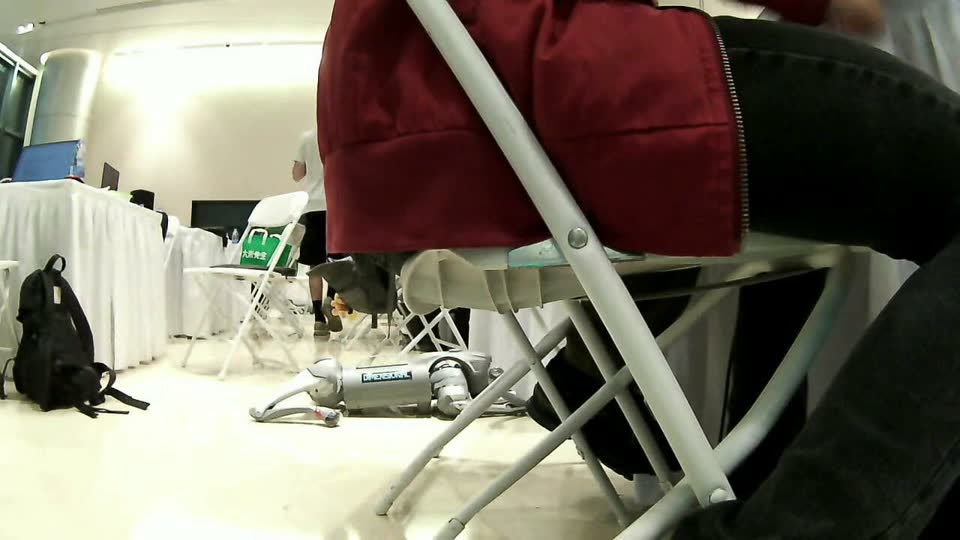
#> input picture artifacts/replay_run/frames/frame_0002.jpg, 960 x 540 px; its folder holds only this picture in this run
$ python go2_trace_replay.py --input-video ../artifacts/replay_run/frames/frame_0002.jpg
#> lines starting #> are read from the running program, lines starting #| are printed output that depends on the picture
### scripts/go2_find_colored_target.py
from __future__ import annotations

import argparse
import json
import re
import shutil
import time
from dataclasses import dataclass
from pathlib import Path
from typing import Any

import numpy as np
from PIL import Image

try:
    from dimos.agents.mcp.mcp_adapter import McpAdapter
except ModuleNotFoundError:  # Offline replay mode can run without DimOS installed.
    McpAdapter = None  # type: ignore[assignment]


JSON = dict[str, Any]
SCORE_WEIGHTS = {
    "goal_alignment": 0.28,
    "information_gain": 0.27,
    "progress": 0.25,
    "clearance": 0.15,
    "not_stuck": 0.05,
    "execution_cost": -0.05,
}
TARGET_COLORS = ("red", "blue", "yellow", "green")
SAFE_CANDIDATE_LIMITS = {
    "forward": 0.14,
    "turn": 0.20,
    "duration": 0.55,
}


@dataclass(frozen=True)
class ColorDetection:
    color: str
    found: bool
    area_ratio: float = 0.0
    center_x: float = 0.0
    center_y: float = 0.0
    bbox: tuple[int, int, int, int] | None = None
    confidence: float = 0.0


def _clamp(value: float, low: float = 0.0, high: float = 1.0) -> float:
    return max(low, min(high, value))


def _score(features: JSON) -> float:
    return round(
        0.10
        + SCORE_WEIGHTS["goal_alignment"] * features["goal_alignment"]
        + SCORE_WEIGHTS["information_gain"] * features["information_gain"]
        + SCORE_WEIGHTS["progress"] * features["progress"]
        + SCORE_WEIGHTS["clearance"] * (1.0 - features["obstacle_risk"])
        + SCORE_WEIGHTS["not_stuck"] * (1.0 - features["stuck_risk"])
        + SCORE_WEIGHTS["execution_cost"] * features["execution_cost"],
        4,
    )


# [18 lines left out: functions _call_tool_text, _extract_saved_path, not called in this run]


def _color_mask(rgb: np.ndarray, color: str) -> np.ndarray:
    # The Go2 camera tends to tint the whole frame green. HSV saturation keeps
    # the detector focused on real colored objects rather than the color cast.
    hsv = np.asarray(Image.fromarray(rgb).convert("HSV"))
    h = hsv[:, :, 0]
    s = hsv[:, :, 1]
    v = hsv[:, :, 2]

    if color == "red":
        return ((h < 15) | (h > 235)) & (s > 70) & (v > 70)
    if color == "blue":
        return (h > 135) & (h < 180) & (s > 55) & (v > 55)
    if color == "yellow":
        return (h > 25) & (h < 50) & (s > 80) & (v > 80)
    if color == "green":
        return (h > 65) & (h < 105) & (s > 80) & (v > 55)
    raise ValueError(f"Unsupported color: {color}")


def _best_component(mask: np.ndarray, *, prefer_floor: bool = True) -> tuple[np.ndarray, np.ndarray]:
    height, width = mask.shape
    seen = np.zeros(mask.shape, dtype=bool)
    best_y: list[int] = []
    best_x: list[int] = []
    best_score = 0.0

    for start_y, start_x in np.argwhere(mask):
        y0 = int(start_y)
        x0 = int(start_x)
        if seen[y0, x0]:
            continue

        stack = [(y0, x0)]
        seen[y0, x0] = True
        ys: list[int] = []
        xs: list[int] = []
        while stack:
            y, x = stack.pop()
            ys.append(y)
            xs.append(x)
            for ny in (y - 1, y, y + 1):
                if ny < 0 or ny >= height:
                    continue
                for nx in (x - 1, x, x + 1):
                    if nx < 0 or nx >= width or seen[ny, nx] or not mask[ny, nx]:
                        continue
                    seen[ny, nx] = True
                    stack.append((ny, nx))

        score = float(len(xs))
        if prefer_floor and xs:
            center_y = (float(np.mean(ys)) - height / 2.0) / (height / 2.0)
            # The hackathon target cubes sit on the floor. This discounts large
            # red clothing/skin/background blobs in the upper half of the image
            # without hard-cropping the frame.
            floor_weight = _clamp((center_y + 0.20) / 1.20, 0.05, 1.0)
            score *= 0.15 + floor_weight

        if score > best_score:
            best_score = score
            best_y = ys
            best_x = xs

    return np.asarray(best_y), np.asarray(best_x)


def _detect_color(image_path: Path, color: str) -> ColorDetection:
    image = Image.open(image_path).convert("RGB")
    rgb = np.asarray(image)
    height, width = rgb.shape[:2]
    mask = _color_mask(rgb, color)

    # Ignore tiny sensor/noise speckles by requiring a small but real colored blob.
    ys, xs = _best_component(mask)
    area_ratio = float(len(xs)) / float(width * height)
    if len(xs) < 80 or area_ratio < 0.00025:
        return ColorDetection(color=color, found=False)

    min_x, max_x = int(xs.min()), int(xs.max())
    min_y, max_y = int(ys.min()), int(ys.max())
    center_x_px = float(xs.mean())
    center_y_px = float(ys.mean())
    center_x = (center_x_px - width / 2.0) / (width / 2.0)
    center_y = (center_y_px - height / 2.0) / (height / 2.0)
    confidence = _clamp(area_ratio / 0.018)
    return ColorDetection(
        color=color,
        found=True,
        area_ratio=round(area_ratio, 5),
        center_x=round(center_x, 4),
        center_y=round(center_y, 4),
        bbox=(min_x, min_y, max_x, max_y),
        confidence=round(confidence, 4),
    )


def _detect_scene(image_path: Path, target: str, unsafe_colors: set[str]) -> JSON:
    detections = {color: _detect_color(image_path, color) for color in TARGET_COLORS}
    target_detection = detections[target]
    unsafe_hits = [detections[color] for color in unsafe_colors if detections[color].found]
    unsafe_risk = 0.0
    if unsafe_hits:
        for hit in unsafe_hits:
            centered = 1.0 - min(1.0, abs(hit.center_x))
            close = _clamp(hit.area_ratio / 0.018)
            unsafe_risk = max(unsafe_risk, 0.20 + 0.55 * centered + 0.25 * close)
    distractors = [
        detection
        for color, detection in detections.items()
        if color != target and detection.found and color not in unsafe_colors
    ]
    strongest_distractor = max(distractors, key=lambda d: d.area_ratio, default=None)
    return {
        "target": _detection_json(target_detection),
        "colors": {color: _detection_json(detection) for color, detection in detections.items()},
        "unsafe_risk": round(_clamp(unsafe_risk), 4),
        "strongest_distractor": (
            _detection_json(strongest_distractor) if strongest_distractor is not None else None
        ),
    }


def _detection_json(detection: ColorDetection | None) -> JSON | None:
    if detection is None:
        return None
    return {
        "color": detection.color,
        "found": detection.found,
        "area_ratio": detection.area_ratio,
        "center_x": detection.center_x,
        "center_y": detection.center_y,
        "bbox": detection.bbox,
        "confidence": detection.confidence,
    }


def _candidate_features(scene: JSON, candidate_id: str) -> JSON:
    target = scene["target"]
    target_found = bool(target["found"])
    x = float(target["center_x"]) if target_found else 0.0
    area = float(target["area_ratio"]) if target_found else 0.0
    centered = _clamp(1.0 - abs(x) * 1.8) if target_found else 0.0
    unsafe_risk = float(scene["unsafe_risk"])
    close_enough = target_found and abs(x) <= 0.18 and area >= 0.020

    if candidate_id == "turn_left":
        alignment = _clamp(0.20 + max(0.0, -x) * 1.20) if target_found else 0.62
        return {
            "goal_alignment": alignment,
            "information_gain": 0.72 if not target_found else _clamp(0.35 + abs(x)),
            "progress": 0.30 if target_found else 0.22,
            "obstacle_risk": 0.04,
            "stuck_risk": 0.03,
            "execution_cost": 0.12,
        }
    if candidate_id == "turn_right":
        alignment = _clamp(0.20 + max(0.0, x) * 1.20) if target_found else 0.62
        return {
            "goal_alignment": alignment,
            "information_gain": 0.72 if not target_found else _clamp(0.35 + abs(x)),
            "progress": 0.30 if target_found else 0.22,
            "obstacle_risk": 0.04,
            "stuck_risk": 0.03,
            "execution_cost": 0.12,
        }
    if candidate_id == "forward_small":
        return {
            "goal_alignment": centered if target_found else 0.08,
            "information_gain": 0.34 if target_found else 0.12,
            "progress": 0.82 if target_found and centered > 0.60 else 0.18,
            "obstacle_risk": _clamp(unsafe_risk + (0.28 if not target_found else 0.0)),
            "stuck_risk": 0.08 if unsafe_risk < 0.35 else 0.18,
            "execution_cost": 0.08,
        }
    if candidate_id == "stop_capture":
        return {
            "goal_alignment": 0.96 if close_enough else (0.35 if target_found else 0.10),
            "information_gain": 0.18,
            "progress": 0.92 if close_enough else 0.0,
            "obstacle_risk": 0.01,
            "stuck_risk": 0.01,
            "execution_cost": 0.20,
        }
    raise ValueError(f"Unknown candidate: {candidate_id}")


def _reason(scene: JSON, candidate_id: str, selected: bool) -> str:
    target = scene["target"]
    if not target["found"]:
        return "scan candidate while target is not visible"
    x = float(target["center_x"])
    if candidate_id == "turn_left":
        return "turns target toward image center" if x < -0.10 else "target is not left enough"
    if candidate_id == "turn_right":
        return "turns target toward image center" if x > 0.10 else "target is not right enough"
    if candidate_id == "forward_small":
        if scene["unsafe_risk"] > 0.35:
            return "forward progress penalized by unsafe color near path"
        return "safe forward progress when target is centered"
    if candidate_id == "stop_capture":
        return "success condition reached" if selected else "only useful once target is centered and close"
    return ""


def _build_candidates(scene: JSON) -> list[JSON]:
    definitions = [
        ("turn_left", {"turn": -SAFE_CANDIDATE_LIMITS["turn"], "duration": 0.45}),
        ("turn_right", {"turn": SAFE_CANDIDATE_LIMITS["turn"], "duration": 0.45}),
        (
            "forward_small",
            {"forward": SAFE_CANDIDATE_LIMITS["forward"], "duration": SAFE_CANDIDATE_LIMITS["duration"]},
        ),
        ("stop_capture", {"seconds": 0.5}),
    ]
    scored: list[tuple[JSON, float]] = []
    for candidate_id, params in definitions:
        features = _candidate_features(scene, candidate_id)
        scored.append(
            (
                {
                    "id": candidate_id,
                    "action": "wait" if candidate_id == "stop_capture" else "move_joystick",
                    "params": params,
                    "features": features,
                    "reason_hint": "",
                },
                _score(features),
            )
        )
    best_id = max(scored, key=lambda pair: pair[1])[0]["id"]
    candidates = []
    for candidate, _ in scored:
        candidate["reason_hint"] = _reason(scene, str(candidate["id"]), candidate["id"] == best_id)
        candidates.append(candidate)
    return candidates


def _observation_summary(scene: JSON, target: str) -> JSON:
    target_detection = scene["target"]
    return {
        "pose": {"x": 0.0, "y": 0.0, "yaw_degrees": 0.0},
        "costmap_summary": {
            "min_clearance_m": None,
            "unknown_area_ratio": None,
            "frontier_count": None,
            "blocked_ahead": scene["unsafe_risk"] > 0.45,
        },
        "visual_summary": {
            "target_label": target,
            "target_confidence": target_detection["confidence"],
            "target_bearing_degrees": round(float(target_detection["center_x"]) * 45.0, 2)
            if target_detection["found"]
            else None,
            "target_area_ratio": target_detection["area_ratio"],
            "unsafe_color_risk": scene["unsafe_risk"],
            "strongest_distractor": scene["strongest_distractor"],
        },
        "navigation_state": {
            "localized": True,
            "stuck_probability": 0.05,
            "active_goal": f"find_{target}_block",
        },
    }


def _write_json(path: Path, data: JSON) -> None:
    path.parent.mkdir(parents=True, exist_ok=True)
    path.write_text(json.dumps(data, indent=2, sort_keys=True) + "\n")


def _write_step_artifacts(
    *,
    step_dir: Path,
    run_id: str,
    step_index: int,
    frame_path: Path,
    target: str,
    scene: JSON,
    candidates: list[JSON],
    selected: JSON,
    scores: list[float],
    executed: bool,
    execution_result: str | None,
) -> None:
    step_dir.mkdir(parents=True, exist_ok=True)
    copied_frame = step_dir / "camera_frame.jpg"
    try:
        shutil.copy2(frame_path, copied_frame)
    except OSError:
        copied_frame = frame_path

    task = {
        "human_goal": f"find the {target} block and avoid unsafe colored markers",
        "goal_representation": {
            "type": "host_interpreted_visual_goal",
            "target_label": target,
            "unsafe_markers": "configured_by_host",
        },
    }
    observation = _observation_summary(scene, target)
    score_info = {
        "schema_version": 1,
        "run_id": run_id,
        "step_index": step_index,
        "embodiment": "unitree_go2",
        "host_runtime": "dimos-mcp-local-router",
        "input_source": "live_camera_color_detector",
        "task": task,
        "observation_summary": observation,
    }
    score_info_artifact = {
        "provider": "transparent-go2-color-target-score",
        "capability": "score",
        "score_info": score_info,
        "action_candidates": candidates,
    }
    candidate_scores = {
        "schema_version": 1,
        "run_id": run_id,
        "step_index": step_index,
        "scores": [
            {
                "candidate_id": candidate["id"],
                "score": score,
                "features": candidate["features"],
                "reason": candidate["reason_hint"],
            }
            for candidate, score in zip(candidates, scores)
        ],
        "selected_candidate_id": selected["id"],
        "lower_is_better": False,
        "weights": SCORE_WEIGHTS,
    }
    selected_action = {
        "schema_version": 1,
        "run_id": run_id,
        "step_index": step_index,
        "selected_candidate_id": selected["id"],
        "action": selected["action"],
        "params": selected["params"],
        "execute_with": "host_runtime:dimos-mcp",
        "worldforge_executes_robot": False,
    }
    outcome = {
        "schema_version": 1,
        "run_id": run_id,
        "step_index": step_index,
        "executed": executed,
        "execution_result": execution_result,
        "outcome_after_execution": {
            "target_confidence": scene["target"]["confidence"],
            "target_area_ratio": scene["target"]["area_ratio"],
            "unsafe_color_risk": scene["unsafe_risk"],
            "manual_intervention": False,
        },
    }
    manifest = {
        "schema_version": 1,
        "run_id": run_id,
        "step_index": step_index,
        "goal": task["human_goal"],
        "artifacts": {
            "camera_frame": str(copied_frame),
            "score_info": "score_info.json",
            "observation_summary": "observation_summary.json",
            "candidate_scores": "candidate_scores.json",
            "selected_action": "selected_action.json",
            "outcome_after_execution": "outcome_after_execution.json",
        },
        "safety_boundary": {
            "worldforge_executes_robot": False,
            "host_executes_selected_action": executed,
            "motion_limits": SAFE_CANDIDATE_LIMITS,
        },
    }
    report = "\n".join(
        [
            f"# Step {step_index}: {task['human_goal']}",
            "",
            f"Frame: `{copied_frame}`",
            f"Target found: `{scene['target']['found']}` confidence `{scene['target']['confidence']}`",
            f"Unsafe color risk: `{scene['unsafe_risk']}`",
            "",
            "## Candidates",
            *[
                f"- `{item['candidate_id']}` score `{item['score']}`: {item['reason']}"
                for item in candidate_scores["scores"]
            ],
            "",
            f"Selected: `{selected['id']}`",
            f"Executed: `{executed}`",
            f"Execution result: `{execution_result}`",
            "",
        ]
    )

    _write_json(step_dir / "score_info.json", score_info_artifact)
    _write_json(step_dir / "observation_summary.json", observation)
    _write_json(step_dir / "venue_input.json", {
        "schema_version": 1,
        "embodiment": "unitree_go2",
        "host_runtime": "dimos-mcp-local-router",
        "task": task,
        "observation_summary": observation,
        "candidates": candidates,
    })
    _write_json(step_dir / "candidate_scores.json", candidate_scores)
    _write_json(step_dir / "selected_action.json", selected_action)
    _write_json(step_dir / "outcome_after_execution.json", outcome)
    _write_json(step_dir / "run_manifest.json", manifest)
    (step_dir / "report.md").write_text(report)


# [126 lines left out: functions run_demo, parse_args, not called in this run]


# [2 lines that do not run on import are left out]

### scripts/go2_trace_replay.py
from __future__ import annotations

import argparse
import shutil
import subprocess
import sys
from pathlib import Path

from PIL import Image, ImageDraw

from go2_find_colored_target import (
    _build_candidates,
    _detect_scene,
    _score,
    _write_json,
    _write_step_artifacts,
)


def _run(command: list[str]) -> None:
    result = subprocess.run(command, text=True, capture_output=True, check=False)
    if result.returncode != 0:
        raise RuntimeError(
            f"Command failed: {' '.join(command)}\nSTDOUT:\n{result.stdout}\nSTDERR:\n{result.stderr}"
        )


def _annotate_frame(
    *,
    image_path: Path,
    output_path: Path,
    target: str,
    unsafe_colors: set[str],
    scene: dict,
    candidates: list[dict],
    scores: list[float],
    selected: dict,
    frame_index: int,
) -> None:
    image = Image.open(image_path).convert("RGB")
    draw = ImageDraw.Draw(image)
    colors = {
        "red": (255, 64, 64),
        "green": (0, 255, 96),
        "blue": (64, 140, 255),
        "yellow": (255, 220, 0),
    }

    displayed_colors = {target, *unsafe_colors}
    for color, detection in scene["colors"].items():
        if color not in displayed_colors:
            continue
        if not detection["found"] or not detection["bbox"]:
            continue
        draw.rectangle(detection["bbox"], outline=colors[color], width=4)
        x0, y0, _, _ = detection["bbox"]
        draw.text(
            (x0, max(0, y0 - 22)),
            f"{color} conf={detection['confidence']}",
            fill=colors[color],
        )

    panel_h = 146
    draw.rectangle((0, 0, image.width, panel_h), fill=(0, 0, 0))
    draw.text(
        (14, 12),
        f"WorldForge Trace Replay: target={target} | score candidate futures | keep robot host-owned",
        fill=(255, 255, 255),
    )
    draw.text(
        (14, 42),
        "green/red/blue/yellow detections become observation_summary.visual_summary",
        fill=(230, 230, 230),
    )
    draw.text(
        (14, 68),
        f"frame={frame_index:02d} target_found={scene['target']['found']} "
        f"x={scene['target']['center_x']} conf={scene['target']['confidence']} "
        f"unsafe_risk={scene['unsafe_risk']}",
        fill=(255, 255, 255),
    )
    y = 96
    for candidate, score in zip(candidates, scores):
        chosen = candidate["id"] == selected["id"]
        suffix = " SELECTED" if chosen else ""
        draw.text(
            (14, y),
            f"{candidate['id']}: {score}{suffix}",
            fill=(255, 235, 64) if chosen else (220, 220, 220),
        )
        y += 18

    output_path.parent.mkdir(parents=True, exist_ok=True)
    image.save(output_path, quality=92)


def run(args: argparse.Namespace) -> int:
    input_video = Path(args.input_video).expanduser()
    if not input_video.is_file():
        raise RuntimeError(f"Input video not found: {input_video}")

    output_dir = Path(args.output_dir).expanduser()
    frames_dir = output_dir / "frames"
    annotated_dir = output_dir / "annotated_frames"
    trace_dir = output_dir / "trace"
    shutil.rmtree(frames_dir, ignore_errors=True)
    shutil.rmtree(annotated_dir, ignore_errors=True)
    shutil.rmtree(trace_dir, ignore_errors=True)
    frames_dir.mkdir(parents=True, exist_ok=True)
    annotated_dir.mkdir(parents=True, exist_ok=True)
    trace_dir.mkdir(parents=True, exist_ok=True)

    _run(
        [
            "ffmpeg",
            "-hide_banner",
            "-loglevel",
            "error",
            "-y",
            "-i",
            str(input_video),
            "-vf",
            f"fps={args.fps},scale={args.width}:-1",
            str(frames_dir / "frame_%04d.jpg"),
        ]
    )
#> (the call stopped at in _run, `result = subprocess.run(command, text=True, capture_output=True, check..`: subprocess is not available in this run)

    unsafe_colors = {
        color.strip()
        for color in args.unsafe_colors.split(",")
        if color.strip()
    }
    summary: list[dict] = []
    frames = sorted(frames_dir.glob("frame_*.jpg"))
    if not frames:
        raise RuntimeError("No frames were extracted from the input video.")

    for index, frame in enumerate(frames, 1):
        scene = _detect_scene(frame, args.target, unsafe_colors)
#> in _detect_color, image is the input picture: PIL image 960x540 RGB; mean R, G, B 118.5, 112.4, 98.4
#> in _color_mask, `hsv = np.asarray(Image.fromarray(rgb).convert("HSV"))`:
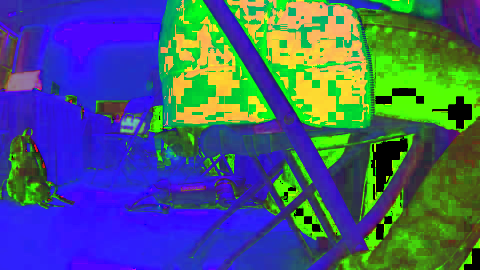
#> hsv: shape (540, 960, 3) (shown at 1/2 size); mean R, G, B 67.5, 91.7, 121.6
#> in _color_mask, `h = hsv[:, :, 0]`:
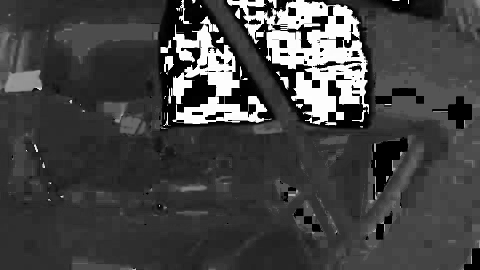
#> h: shape (540, 960) (shown at 1/2 size); min 0, max 254, mean 67.5
#> in _color_mask, `s = hsv[:, :, 1]`:
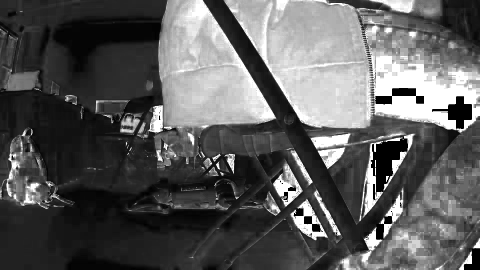
#> s: shape (540, 960) (shown at 1/2 size); min 0, max 255, mean 91.7
#> in _color_mask, `v = hsv[:, :, 2]`:
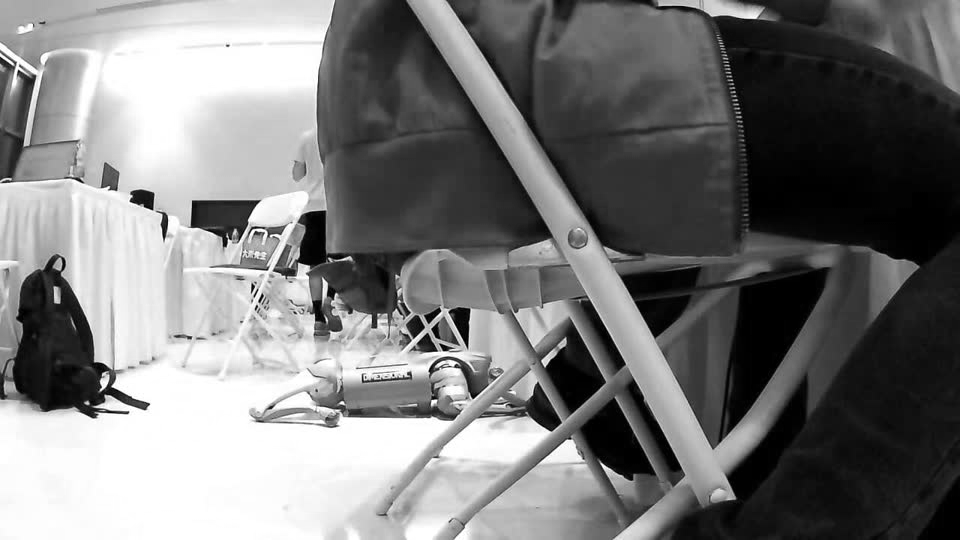
#> v: shape (540, 960); min 0, max 255, mean 121.6
#> (the rest of the program and of its run is left out)
